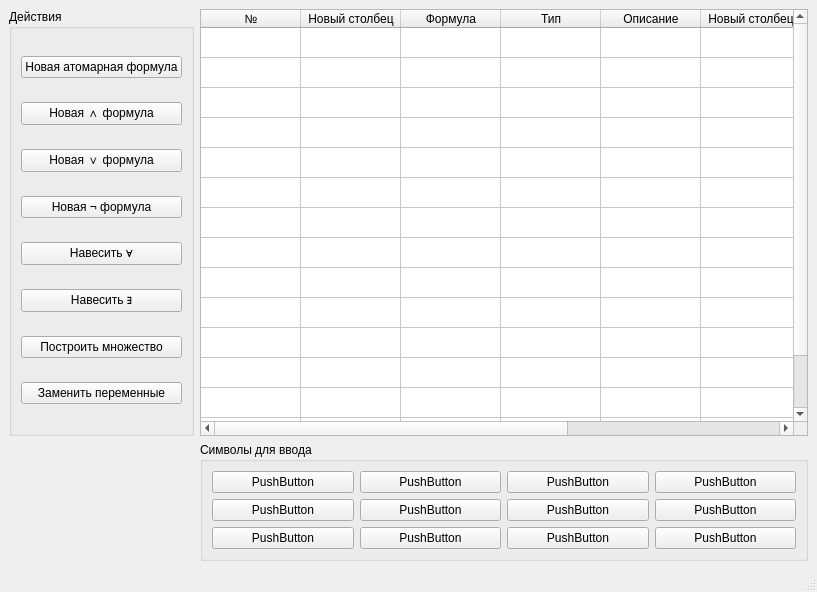
<?xml version="1.0" encoding="UTF-8"?>
<ui version="4.0">
 <class>MainWindow</class>
 <widget class="QMainWindow" name="MainWindow">
  <property name="geometry">
   <rect>
    <x>0</x>
    <y>0</y>
    <width>817</width>
    <height>592</height>
   </rect>
  </property>
  <property name="windowTitle">
   <string>MainWindow</string>
  </property>
  <widget class="QWidget" name="centralwidget">
   <layout class="QGridLayout" name="gridLayout">
    <item row="0" column="0" rowspan="4">
     <widget class="QGroupBox" name="groupBox">
      <property name="title">
       <string>Действия</string>
      </property>
      <layout class="QVBoxLayout" name="verticalLayout">
       <item>
        <widget class="QPushButton" name="pushButton_3">
         <property name="text">
          <string>Новая атомарная формула</string>
         </property>
        </widget>
       </item>
       <item>
        <widget class="QPushButton" name="pushButton_2">
         <property name="acceptDrops">
          <bool>false</bool>
         </property>
         <property name="text">
          <string>Новая ∧ формула</string>
         </property>
        </widget>
       </item>
       <item>
        <widget class="QPushButton" name="pushButton">
         <property name="text">
          <string>Новая ∨ формула</string>
         </property>
        </widget>
       </item>
       <item>
        <widget class="QPushButton" name="pushButton_4">
         <property name="text">
          <string>Новая ¬ формула</string>
         </property>
        </widget>
       </item>
       <item>
        <widget class="QPushButton" name="pushButton_5">
         <property name="text">
          <string>Навесить ∀</string>
         </property>
        </widget>
       </item>
       <item>
        <widget class="QPushButton" name="pushButton_6">
         <property name="text">
          <string>Навесить ∃</string>
         </property>
        </widget>
       </item>
       <item>
        <widget class="QPushButton" name="pushButton_19">
         <property name="text">
          <string>Построить множество</string>
         </property>
        </widget>
       </item>
       <item>
        <widget class="QPushButton" name="pushButton_20">
         <property name="text">
          <string>Заменить переменные</string>
         </property>
        </widget>
       </item>
      </layout>
     </widget>
    </item>
    <item row="0" column="2" rowspan="4">
     <widget class="QTableWidget" name="tableWidget">
      <property name="rowCount">
       <number>15</number>
      </property>
      <attribute name="horizontalHeaderVisible">
       <bool>true</bool>
      </attribute>
      <attribute name="horizontalHeaderMinimumSectionSize">
       <number>10</number>
      </attribute>
      <attribute name="horizontalHeaderHighlightSections">
       <bool>true</bool>
      </attribute>
      <attribute name="verticalHeaderVisible">
       <bool>false</bool>
      </attribute>
      <attribute name="verticalHeaderCascadingSectionResizes">
       <bool>false</bool>
      </attribute>
      <attribute name="verticalHeaderMinimumSectionSize">
       <number>20</number>
      </attribute>
      <attribute name="verticalHeaderDefaultSectionSize">
       <number>30</number>
      </attribute>
      <attribute name="verticalHeaderHighlightSections">
       <bool>true</bool>
      </attribute>
      <row>
       <property name="text">
        <string/>
       </property>
      </row>
      <row>
       <property name="text">
        <string> </string>
       </property>
      </row>
      <row>
       <property name="text">
        <string> </string>
       </property>
      </row>
      <row>
       <property name="text">
        <string> </string>
       </property>
      </row>
      <row>
       <property name="text">
        <string> </string>
       </property>
      </row>
      <row>
       <property name="text">
        <string> </string>
       </property>
      </row>
      <row>
       <property name="text">
        <string> </string>
       </property>
      </row>
      <row/>
      <row/>
      <row/>
      <row/>
      <row/>
      <row/>
      <row/>
      <row/>
      <column>
       <property name="text">
        <string>№</string>
       </property>
      </column>
      <column>
       <property name="text">
        <string>Новый столбец</string>
       </property>
      </column>
      <column>
       <property name="text">
        <string>Формула</string>
       </property>
      </column>
      <column>
       <property name="text">
        <string>Тип</string>
       </property>
      </column>
      <column>
       <property name="text">
        <string>Описание</string>
       </property>
      </column>
      <column>
       <property name="text">
        <string>Новый столбец</string>
       </property>
      </column>
      <column>
       <property name="text">
        <string>Дополнения</string>
       </property>
      </column>
      <column>
       <property name="text">
        <string>Изначальный текст</string>
       </property>
      </column>
     </widget>
    </item>
    <item row="4" column="2">
     <widget class="QGroupBox" name="groupBox_2">
      <property name="title">
       <string>Символы для ввода</string>
      </property>
      <layout class="QGridLayout" name="gridLayout_2">
       <item row="1" column="2">
        <widget class="QPushButton" name="pushButton_13">
         <property name="text">
          <string>PushButton</string>
         </property>
        </widget>
       </item>
       <item row="1" column="1">
        <widget class="QPushButton" name="pushButton_12">
         <property name="text">
          <string>PushButton</string>
         </property>
        </widget>
       </item>
       <item row="0" column="1">
        <widget class="QPushButton" name="pushButton_8">
         <property name="text">
          <string>PushButton</string>
         </property>
        </widget>
       </item>
       <item row="1" column="3">
        <widget class="QPushButton" name="pushButton_14">
         <property name="text">
          <string>PushButton</string>
         </property>
        </widget>
       </item>
       <item row="0" column="2">
        <widget class="QPushButton" name="pushButton_9">
         <property name="text">
          <string>PushButton</string>
         </property>
        </widget>
       </item>
       <item row="0" column="3">
        <widget class="QPushButton" name="pushButton_10">
         <property name="text">
          <string>PushButton</string>
         </property>
        </widget>
       </item>
       <item row="0" column="0">
        <widget class="QPushButton" name="pushButton_7">
         <property name="text">
          <string>PushButton</string>
         </property>
        </widget>
       </item>
       <item row="1" column="0">
        <widget class="QPushButton" name="pushButton_11">
         <property name="text">
          <string>PushButton</string>
         </property>
        </widget>
       </item>
       <item row="2" column="0">
        <widget class="QPushButton" name="pushButton_15">
         <property name="text">
          <string>PushButton</string>
         </property>
        </widget>
       </item>
       <item row="2" column="1">
        <widget class="QPushButton" name="pushButton_16">
         <property name="text">
          <string>PushButton</string>
         </property>
        </widget>
       </item>
       <item row="2" column="2">
        <widget class="QPushButton" name="pushButton_17">
         <property name="text">
          <string>PushButton</string>
         </property>
        </widget>
       </item>
       <item row="2" column="3">
        <widget class="QPushButton" name="pushButton_18">
         <property name="text">
          <string>PushButton</string>
         </property>
        </widget>
       </item>
      </layout>
     </widget>
    </item>
   </layout>
  </widget>
  <widget class="QMenuBar" name="menubar">
   <property name="geometry">
    <rect>
     <x>0</x>
     <y>0</y>
     <width>817</width>
     <height>26</height>
    </rect>
   </property>
  </widget>
  <widget class="QStatusBar" name="statusbar"/>
 </widget>
 <resources/>
 <connections/>
</ui>
